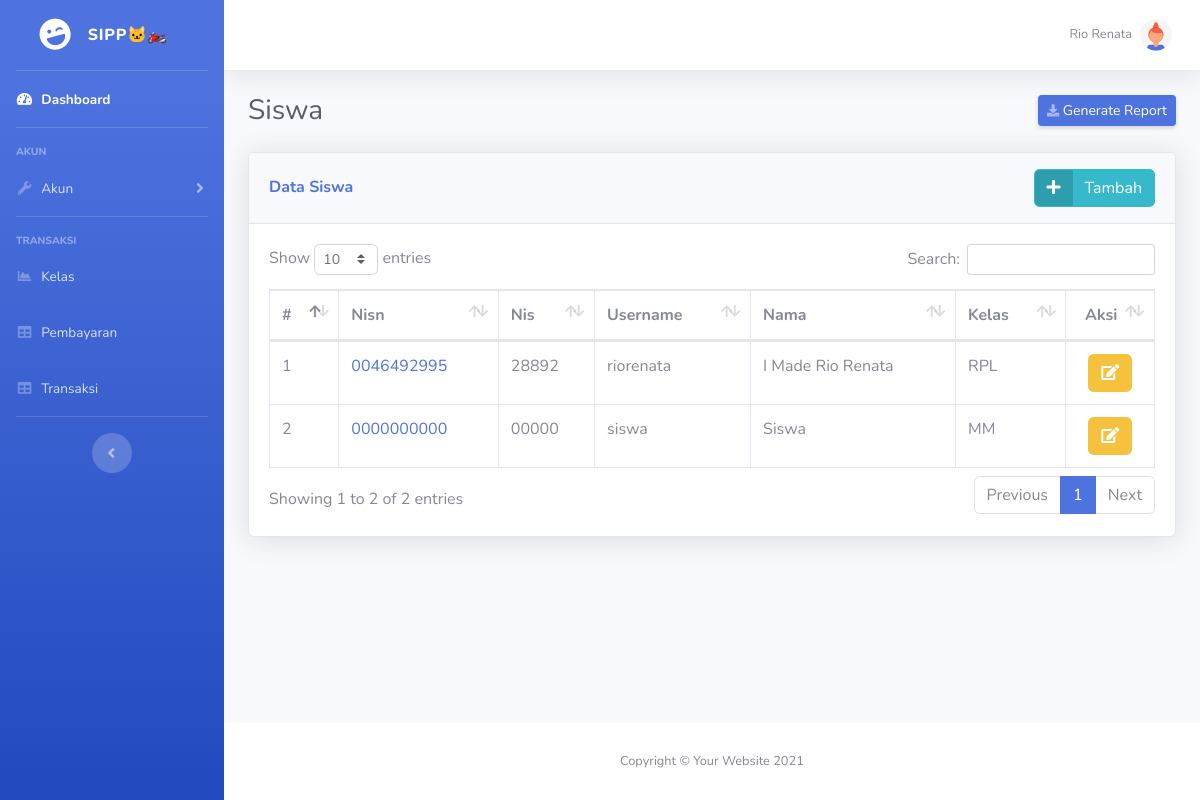
/public/siswa (signed in), run on the app's committed database.
### tables this page shows
CREATE TABLE `siswa` (
  `id_siswa` int(11) NOT NULL,
  `nisn` varchar(10) NOT NULL,
  `nis` varchar(5) NOT NULL,
  `nama` varchar(50) NOT NULL,
  `alamat` text NOT NULL,
  `telepon` varchar(14) NOT NULL,
  `id_kelas` int(11) NOT NULL,
  `id_pengguna` int(11) NOT NULL,
  `id_pembayaran` int(11) NOT NULL
);

CREATE TABLE `pengguna` (
  `id_pengguna` int(11) NOT NULL,
  `username` varchar(25) NOT NULL,
  `password` varchar(128) NOT NULL,
  `role` int(1) NOT NULL
);

CREATE TABLE `kelas` (
  `id_kelas` int(11) NOT NULL,
  `nama` varchar(10) NOT NULL,
  `kompetensi_keahlian` varchar(50) NOT NULL
);

### app/core/Controller.php (called while the page is built, shortened)
<?php
class Controller
{
  public function view($view, $data = [])
  {
    require_once "../app/views/{$view}.php";
  }
  public function model($model)
  {
    return new $model;
  }
}

### app/controllers/Siswa.php (called while the page is built, shortened)
<?php
class Siswa extends Controller
{
  public function index()
  {
    $data = [
      'title' => 'Siswa',
      'siswa' => $this->model('siswa_model')->getAllSiswa(),
      'kelas' => $this->model('kelas_model')->getAllKelas(),
      'pembayaran' => $this->model('pembayaran_model')->getAllPembayaran(),
    ];
    $this->view('partials/header', $data);
    $this->view('siswa/index', $data);
    $this->view('partials/footer');
  }
}

### app/core/App.php (called while the page is built, shortened)
<?php
class App
{
  protected $method     = 'index';
  protected $params     = [];
  public function __construct()
  {
    $this->controller = new $this->controller;
    call_user_func_array([$this->controller, $this->method], $this->params);
  }
}

### public/index.php (called while the page is built, shortened)
<?php
$app = new App;

### app/core/Database.php (called while the page is built, shortened)
<?php
class Database
{
  private $db_host  = DB_HOST;
  private $db_name  = DB_NAME;
  private $db_user  = DB_USER;
  private $db_pass  = DB_PASS;
  private $dbh;
  private $stmt;
  public function __construct()
  {
    $dsn    = "mysql:host={$this->db_host};dbname={$this->db_name}";
    $option = [
      PDO::ATTR_PERSISTENT => true,
      PDO::ATTR_ERRMODE => PDO::ERRMODE_EXCEPTION
    ];
    try {
      $this->dbh = new PDO($dsn, $this->db_user, $this->db_pass, $option);
    } catch (PDOException $e) {
      die($e->getMessage());
    }
  }
  public function query($query)
  {
    $this->stmt = $this->dbh->prepare($query);
  }
  public function execute()
  {
    $this->stmt->execute();
  }
  public function fetchAll()
  {
    $this->execute();
    return $this->stmt->fetchAll(PDO::FETCH_ASSOC);
  }
}

### app/models/Siswa_Model.php (called while the page is built, shortened)
<?php
class Siswa_Model
{
  private $table = 'siswa';
  private $db;
  public function __construct()
  {
    $this->db = new Database;
  }
  public function getAllSiswa()
  {
    $query  = "SELECT siswa.*, pengguna.*, pembayaran.*, kelas.nama as nama_kelas, kelas.kompetensi_keahlian
               FROM {$this->table}
               LEFT JOIN pengguna ON siswa.id_pengguna = pengguna.id_pengguna
               LEFT JOIN pembayaran ON siswa.id_pembayaran = pembayaran.id_pembayaran
               LEFT JOIN kelas ON siswa.id_kelas = kelas.id_kelas";
    $this->db->query($query);
    return $this->db->fetchAll();
  }
}

### app/views/siswa/index.php (the view, shortened to what this page needs)
<div class="container-fluid">
  <div class="d-sm-flex align-items-center justify-content-between mb-4">
    <h1 class="h3 mb-0 text-gray-800"><?= $data['title'] ?></h1>
    <a href="#" class="d-none d-sm-inline-block btn btn-sm btn-primary shadow-sm"><i class="fas fa-download fa-sm text-white-50"></i> Generate Report</a>
  </div>
  <div class="card shadow mb-4">
    <div class="card-header py-3 d-sm-flex align-items-center justify-content-between">
      <h6 class="m-0 font-weight-bold text-primary">Data Siswa</h6>
      <a href="#" data-toggle="modal" data-target="#modalTambahSiswa" class="btn btn-info btn-icon-split">
        <span class="icon text-white-100">
          <i class="fas fa-plus"></i>
        </span>
        <span class="text">
          Tambah
        </span>
      </a>
    </div>
    <div class="card-body">
      <div class="table-responsive">
        <table class="table table-bordered" id="dataTable" width="100%" cellspacing="0">
          <thead>
            <tr>
              <th>#</th>
              <th>Nisn</th>
              <th>Nis</th>
              <th>Username</th>
              <th>Nama</th>
              <th>Kelas</th>
              <th width="10%" class="text-center">Aksi</th>
            </tr>
          </thead>
          <tbody>
            <?php foreach ($data['siswa'] as $key) { ?>
              <tr>
                <td><?= $key['id_siswa']; ?></td>
                <td><a href="<?= BASE_URL ?>/siswa/detail/<?= $key['id_siswa'] ?>"><?= $key['nisn']; ?></a></td>
                <td><?= $key['nis']; ?></td>
                <td><?= $key['username']; ?></td>
                <td><?= $key['nama']; ?></td>
                <td><?= $key['nama_kelas']; ?></td>
                <td class="text-center">
                  <a href="<?= BASE_URL ?>/siswa/detail/<?= $key['id_siswa'] ?>" class="btn btn-warning">
                    <span class="icon text-white-100">
                      <i class="fas fa-edit"></i>
                    </span>
                  </a>
                </td>
              </tr>
            <?php } ?>
          </tbody>
        </table>
      </div>
    </div>
  </div>
</div>

### app/views/partials/header.php (shortened to what this page needs)
<!DOCTYPE html>
<html lang="en">
<head>
  <link href="<?= BASE_URL ?>/vendor/fontawesome-free/css/all.min.css" rel="stylesheet" type="text/css">
  <link href="<?= BASE_URL ?>/css/sb-admin-2.css" rel="stylesheet">
  <link rel="stylesheet" href="<?= BASE_URL ?>/css/style.css">
  <link href="<?= BASE_URL ?>/vendor/datatables/dataTables.bootstrap4.min.css" rel="stylesheet">
</head>
<body id="page-top">
  <div id="wrapper">
    <ul class="navbar-nav bg-gradient-primary sidebar sidebar-dark accordion" id="accordionSidebar">
      <a class="sidebar-brand d-flex align-items-center justify-content-center" href="#">
        <div class="sidebar-brand-icon rotate-n-15">
          <i class="fas fa-laugh-wink"></i>
        </div>
        <div class="sidebar-brand-text mx-3">SIPP🐱‍🏍</div>
      </a>
      <hr class="sidebar-divider my-0">
      <li class="nav-item active">
        <a class="nav-link" href="<?= BASE_URL ?>/">
          <i class="fas fa-fw fa-tachometer-alt"></i>
          <span>Dashboard</span></a>
      </li>
      <hr class="sidebar-divider">
      <div class="sidebar-heading">
        Akun
      </div>
      <li class="nav-item">
        <a class="nav-link collapsed" href="#" data-toggle="collapse" data-target="#collapseAkun" aria-expanded="true" aria-controls="collapseAkun">
          <i class="fas fa-fw fa-wrench"></i>
          <span>Akun</span>
        </a>
      </li>
      <hr class="sidebar-divider">
      <div class="sidebar-heading">
        Transaksi
      </div>
      <li class="nav-item">
        <a class="nav-link" href="<?= BASE_URL ?>/kelas">
          <i class="fas fa-fw fa-chart-area"></i>
          <span>Kelas</span></a>
      </li>
      <li class="nav-item">
        <a class="nav-link" href="<?= BASE_URL ?>/pembayaran">
          <i class="fas fa-fw fa-table"></i>
          <span>Pembayaran</span></a>
      </li>
      <li class="nav-item">
        <a class="nav-link" href="<?= BASE_URL ?>/transaksi">
          <i class="fas fa-fw fa-table"></i>
          <span>Transaksi</span></a>
      </li>
      <hr class="sidebar-divider d-none d-md-block">
      <div class="text-center d-none d-md-inline">
        <button class="rounded-circle border-0" id="sidebarToggle"></button>
      </div>
    </ul>
    <div id="content-wrapper" class="d-flex flex-column">
      <div id="content">
        <nav class="navbar navbar-expand navbar-light bg-white topbar mb-4 static-top shadow">
          <ul class="navbar-nav ml-auto">
            <li class="nav-item dropdown no-arrow">
              <a class="nav-link dropdown-toggle" href="#" id="userDropdown" role="button" data-toggle="dropdown" aria-haspopup="true" aria-expanded="false">
                <span class="mr-2 d-none d-lg-inline text-gray-600 small"><?= $_SESSION['user']['name'] ?></span>
                <img class="img-profile rounded-circle" src="<?= BASE_URL ?>/img/undraw_profile_<?= array_rand([1, 2, 3, 4]) ?>.svg">
              </a>
            </li>
          </ul>
        </nav>

### app/views/partials/footer.php (shortened to what this page needs)
</div>
<footer class="sticky-footer bg-white">
  <div class="container my-auto">
    <div class="copyright text-center my-auto">
      <span>Copyright &copy; Your Website 2021</span>
    </div>
  </div>
</footer>
</div>
</div>
</body>
</html>

### data on the page
siswa: id_siswa "1", nisn "0046492995", nis "28892", id_pengguna.username "riorenata", nama "I Made Rio Renata", id_kelas.nama "RPL"
siswa: id_siswa "2", nisn "0000000000", nis "00000", id_pengguna.username "siswa", nama "Siswa", id_kelas.nama "MM"

### other printed values
$_SESSION['user']['name'] "Rio Renata"
$data['title'] "Siswa"
